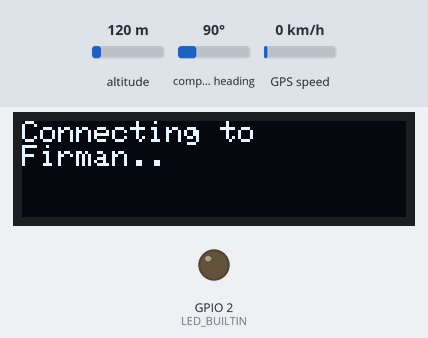
A sketch run on a simulated ESP32. Parts: 128×32 one-colour display, output pins drawn as LEDs (lit = HIGH). Inputs (shaded band) come from the test bench; at power-on: altitude 120 m, compass heading 90°, GPS speed 0 km/h. WiFi joins after 1.5 s; servers stay silent unless stated; network time is answered at once with the bench clock; the local clock reads 2024-03-15 10:24:30 at power-on unless the sketch sets it; random numbers use the default seed unless the sketch sets one; the GPS gets a fix after 3 s at 37.7749, -122.4194 with 8 satellites; what the sketch prints to the serial monitor is not drawn.

Above: at 1.2 s.
At 1.7 s:
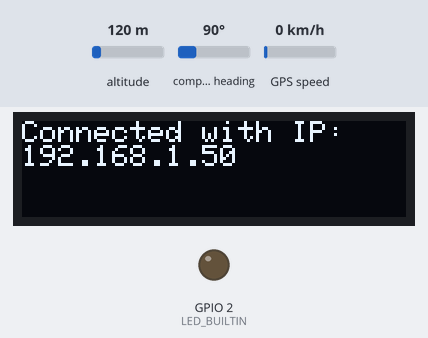
At 3.8 s:
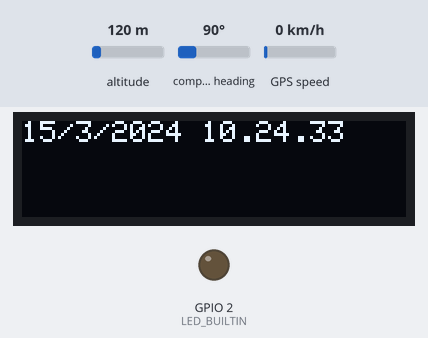
At 7.27 s:
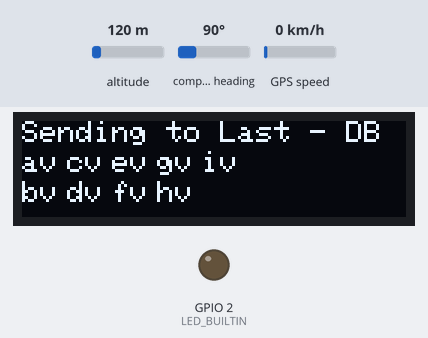
At 10.6 s:
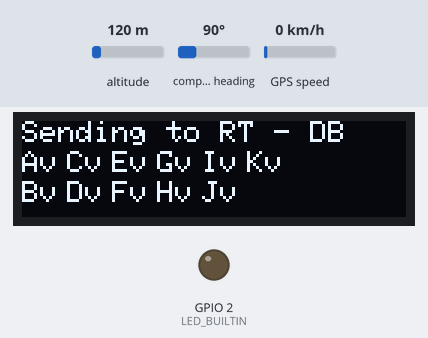
At 38.6 s:
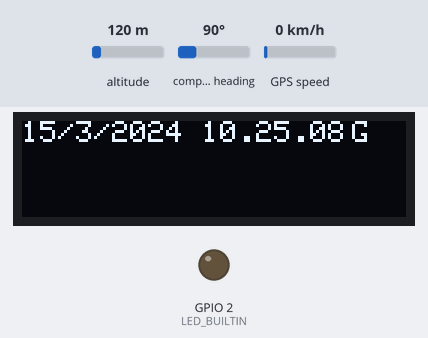

The sketch:

firebasev2.ino
```cpp
#include <Wire.h>
#include <Adafruit_GFX.h>
#include <Adafruit_SSD1306.h>
#define SCREEN_WIDTH 128 // OLED display width, in pixels
#define SCREEN_HEIGHT 32 // OLED display height, in pixels
#define OLED_RESET     4 // Reset pin # (or -1 if sharing Arduino reset pin)
Adafruit_SSD1306 display(SCREEN_WIDTH, SCREEN_HEIGHT, &Wire, OLED_RESET);
#include <RtcDS1307.h>
RtcDS1307<TwoWire> Rtc(Wire);
#if defined(ESP32)
#include <WiFi.h>
#include <FirebaseESP32.h>
#elif defined(ESP8266)
#include <ESP8266WiFi.h>
#include <FirebaseESP8266.h>
#endif
#include <NTPClient.h>
#include <WiFiUdp.h>
#include <TimeLib.h>
#define LED_BUILTIN 2
const long utcOffsetInSeconds = 25200;
WiFiUDP ntpUDP;
NTPClient timeClient(ntpUDP, "asia.pool.ntp.org", utcOffsetInSeconds);
#include <TinyGPS.h>
TinyGPS gps;


//=======WIFI CONFIG
//const char *ssid     = "Spektrum Teknologi";
//const char *password = "#2019gantisplas";
const char *ssid     = "Firman";
const char *password = "12344321";

//=======FIREBASE CONFIG
#include "addons/TokenHelper.h"
#include "addons/RTDBHelper.h"
#define API_KEY "AIzaSyAFOfvASHTz3jfe7kuXMlPH1joyq5dYjbw"
#define DATABASE_URL "https://sambigede-default-rtdb.asia-southeast1.firebasedatabase.app" //<databaseName>.firebaseio.com or <databaseName>.<region>.firebasedatabase.app
#define USER_EMAIL "id.maping@gmail.com"
#define USER_PASSWORD "firebase71217"
FirebaseData fbdo;
FirebaseAuth auth;
FirebaseConfig config;
unsigned long sendDataPrevMillis = 0;
unsigned long sendDataPrevMillis2 = 0;
unsigned long sendDataPrevMillis3 = 0;


//=======Used Variable
String shortMonth[12] = {"Jan", "Feb", "Mar", "Apr", "Mei", "Jun", "Jul", "Ags", "Sep", "Okt", "Nov", "Des"};
String longMonth[12] = {"Januari", "Februari", "Maret", "April", "Mei", "Juni", "Juli", "Agustus", "September", "Oktober", "November", "Desember"};
unsigned int time_second = 0;
unsigned int time_minute = 0;
unsigned int time_hour = 0;
unsigned int time_date = 0;
unsigned int time_month = 0;
unsigned int time_year = 0;
unsigned int long time_now = 0;
String Sdate = "";
String Stime = "";
int Sdo = 0;
int Sec = 0;
float Slat = 0;
float Slong = 0;
int Sorp = 0;
int Sph = 0;
int Stds = 0;
int Stemp = 0;
int Swc = 0;

void TimeRTC() {
  if (!Rtc.IsDateTimeValid())
  {
    if (Rtc.LastError() != 0)
    {
      Serial.print("RTC communications error = ");
      Serial.println(Rtc.LastError());
    }
    else
    {
      Serial.println("RTC lost confidence in the DateTime!");
    }
  }
  RtcDateTime now = Rtc.GetDateTime();
  time_second = now.Second();
  time_minute = now.Minute();
  time_hour = now.Hour();
  time_date = now.Day();
  time_month = now.Month();
  time_year = now.Year();
  time_now = now;
  Sdate = String(time_date) + "/" + String(time_month) + "/" + String(time_year);
  if (time_minute < 10) {
    Stime = String(time_hour) + ".0" + String(time_minute);
  }
  else {
    Stime = String(time_hour) + "." + String(time_minute);
  }

}

void TimeNTP() {
  timeClient.update();
  unsigned long epochTime = timeClient.getEpochTime();
  time_second = second(epochTime);
  time_minute = minute(epochTime);
  time_hour = hour(epochTime);
  time_date = day(epochTime);
  time_month = month(epochTime);
  time_year = year(epochTime);
  time_now = epochTime;
  Sdate = String(time_date) + "/" + String(time_month) + "/" + String(time_year);
  if (time_minute < 10) {
    Stime = String(time_hour) + ".0" + String(time_minute);
  }
  else {
    Stime = String(time_hour) + "." + String(time_minute);
  }
}

void TimeSerialPrint() {
  Serial.print(time_now); Serial.print(" | "); Serial.print(Sdate); Serial.print(" | "); Serial.println(Stime);
}

void TimeDisplay() {
  display.clearDisplay();
  display.setCursor(0, 0);
  display.print(Sdate); display.print(" "); display.print(Stime);
  if (time_second < 10) {
    display.print(".0");
    display.println(time_second);
  }
  else {
    display.print(".");
    display.println(time_second);
  }
  display.display();
}

void UpdateSensorRandom() {

  Sdo = random(20);
  Sec = random(20);
  Slat = -8.17941;
  Slong = 112.47524;
  Sorp = random(20);
  Sph = random(20);
  Stds = random(20);
  Stemp = random(20);
  Swc = random(20);
  //delay(1000);
  display.setCursor(120, 0); display.print("U"); display.display();
}

void UpdateSensor() {
  String c = Serial1.readStringUntil('\n');
  int addressC = c.indexOf('C');
  int addressD = c.indexOf('D');
  int addressG = c.indexOf('G');
  int addressH = c.indexOf('H');
  int addressI = c.indexOf('I');
  int addressJ = c.indexOf('J');
  int addressK = c.indexOf('K');
  int addressEnd = c.indexOf(';');
  Sdo = c.substring(addressC + 1, addressD).toInt();
  Sec = c.substring(addressD + 1, addressG).toInt();
  Sorp = c.substring(addressG + 1, addressH).toInt();
  Sph = c.substring(addressH + 1, addressI).toInt();
  Stds = c.substring(addressI + 1, addressJ).toInt();
  Stemp = c.substring(addressJ + 1, addressK).toInt();
  Swc = c.substring(addressK + 1, addressEnd).toInt();
  display.setCursor(120, 0); display.print("U"); display.display();

}


void PrintSensor() {
  Serial.print(Sdo); Serial.print(",");
  Serial.print(Sec); Serial.print(",");
  Serial.print(Sorp); Serial.print(",");
  Serial.print(Sph); Serial.print(",");
  Serial.print(Stds); Serial.print(",");
  Serial.print(Stemp); Serial.print(",");
  Serial.print(Swc); Serial.println("");
}

void UpdateLastDatabase() {
  Serial.println("Last Data Update !!!");
  //display.setCursor(120, 0);display.print("U");
  display.setCursor(0, 10); display.print("a");  Firebase.setString(fbdo, "/last-data/kapal-1/date", Sdate) ? display.print("v") : display.print("x"); delay(100); display.display();
  display.setCursor(0, 20); display.print("b");  Firebase.setString(fbdo, "/last-data/kapal-1/time", Stime) ? display.print("v") : display.print("x"); delay(100); display.display();
  display.setCursor(15, 10); display.print("c"); Firebase.setInt(fbdo,   "/last-data/kapal-1/do",   Sdo)   ? display.print("v") : display.print("x"); delay(100); display.display();
  display.setCursor(15, 20); display.print("d"); Firebase.setInt(fbdo,   "/last-data/kapal-1/ec",   Sec)   ? display.print("v") : display.print("x"); delay(100); display.display();
  display.setCursor(30, 10); display.print("e"); Firebase.setInt(fbdo,   "/last-data/kapal-1/lat",  Slat)  ? display.print("v") : display.print("x"); delay(100); display.display();
  display.setCursor(30, 20); display.print("f"); Firebase.setInt(fbdo,   "/last-data/kapal-1/long", Slong) ? display.print("v") : display.print("x"); delay(100); display.display();
  display.setCursor(45, 10); display.print("g"); Firebase.setInt(fbdo,   "/last-data/kapal-1/orp",  Sorp)  ? display.print("v") : display.print("x"); delay(100); display.display();
  display.setCursor(45, 20); display.print("h"); Firebase.setInt(fbdo,   "/last-data/kapal-1/ph",   Sph)   ? display.print("v") : display.print("x"); delay(100); display.display();
  display.setCursor(60, 10); display.print("i"); Firebase.setInt(fbdo,   "/last-data/kapal-1/tds",  Stds)  ? display.print("v") : display.print("x"); delay(100); display.display();
  display.setCursor(60, 20); display.print("j"); Firebase.setInt(fbdo,   "/last-data/kapal-1/temp", Stemp) ? display.print("v") : display.print("x"); delay(100); display.display();
  display.setCursor(75, 10); display.print("k"); Firebase.setInt(fbdo,   "/last-data/kapal-1/wc",   Swc)   ? display.print("v") : display.print("x"); delay(100); display.display();
}

void UpdateRealtimeDatabase() {
  Serial.println("RTDB Update !!!");
  String ref = "/dbrt/kapal-1/" + String(time_year) + "/" + String(time_month) + "/" + String(time_date) + "/" + String(time_now) + "/" + "date";
  display.setCursor(0, 10); display.print("A"); Firebase.setString(fbdo, ref, Sdate) ? display.print("v") : display.print("x"); delay(100); display.display();

  ref = "/dbrt/kapal-1/" + String(time_year) + "/" + String(time_month) + "/" + String(time_date) + "/" + String(time_now) + "/" + "time";
  display.setCursor(0, 20); display.print("B"); Firebase.setString(fbdo, ref, Stime) ? display.print("v") : display.print("x"); delay(100); display.display();

  ref = "/dbrt/kapal-1/" + String(time_year) + "/" + String(time_month) + "/" + String(time_date) + "/" + String(time_now) + "/" + "do";
  display.setCursor(15, 10); display.print("C"); Firebase.setInt(fbdo, ref, Sdo) ? display.print("v") : display.print("x"); delay(100); display.display();

  ref = "/dbrt/kapal-1/" + String(time_year) + "/" + String(time_month) + "/" + String(time_date) + "/" + String(time_now) + "/" + "ec";
  display.setCursor(15, 20); display.print("D"); Firebase.setInt(fbdo, ref, Sec) ? display.print("v") : display.print("x"); delay(100); display.display();

  ref = "/dbrt/kapal-1/" + String(time_year) + "/" + String(time_month) + "/" + String(time_date) + "/" + String(time_now) + "/" + "lat";
  display.setCursor(30, 10); display.print("E"); Firebase.setFloat(fbdo, ref, Slat) ? display.print("v") : display.print("x"); delay(100); display.display();

  ref = "/dbrt/kapal-1/" + String(time_year) + "/" + String(time_month) + "/" + String(time_date) + "/" + String(time_now) + "/" + "long";
  display.setCursor(30, 20); display.print("F"); Firebase.setFloat(fbdo, ref, Slong) ? display.print("v") : display.print("x"); delay(100); display.display();

  ref = "/dbrt/kapal-1/" + String(time_year) + "/" + String(time_month) + "/" + String(time_date) + "/" + String(time_now) + "/" + "orp";
  display.setCursor(45, 10); display.print("G"); Firebase.setInt(fbdo, ref, Sorp) ? display.print("v") : display.print("x"); delay(100); display.display();

  ref = "/dbrt/kapal-1/" + String(time_year) + "/" + String(time_month) + "/" + String(time_date) + "/" + String(time_now) + "/" + "ph";
  display.setCursor(45, 20); display.print("H"); Firebase.setInt(fbdo, ref, Sph) ? display.print("v") : display.print("x"); delay(100); display.display();

  ref = "/dbrt/kapal-1/" + String(time_year) + "/" + String(time_month) + "/" + String(time_date) + "/" + String(time_now) + "/" + "tds";
  display.setCursor(60, 10); display.print("I"); Firebase.setInt(fbdo, ref, Stds) ? display.print("v") : display.print("x"); delay(100); display.display();

  ref = "/dbrt/kapal-1/" + String(time_year) + "/" + String(time_month) + "/" + String(time_date) + "/" + String(time_now) + "/" + "temp";
  display.setCursor(60, 20); display.print("J"); Firebase.setInt(fbdo, ref, Stemp) ? display.print("v") : display.print("x"); delay(100); display.display();

  ref = "/dbrt/kapal-1/" + String(time_year) + "/" + String(time_month) + "/" + String(time_date) + "/" + String(time_now) + "/" + "wc";
  display.setCursor(75, 10); display.print("K"); Firebase.setInt(fbdo, ref, Swc) ? display.print("v") : display.print("x"); delay(100); display.display();
}

void setup() {
  pinMode(LED_BUILTIN, HIGH);
  Serial.begin(115200);
  Serial1.begin(115200);
  Serial2.begin(9600);
  if (!display.begin(SSD1306_SWITCHCAPVCC, 0x3C)) { // Address 0x3C for 128x32
    Serial.println(F("SSD1306 allocation failed"));
    for (;;); // Don't proceed, loop forever
  }
  display.setTextColor(SSD1306_WHITE);
  display.clearDisplay();
  display.display();
  delay(100);

  //======WIFI INIT
  display.setCursor(0, 0);
  display.println("Connecting to ");
  display.print(ssid);
  WiFi.begin(ssid, password);
  while (WiFi.status() != WL_CONNECTED) {
    delay(500);
    display.print(".");
    display.display();
  }
  display.clearDisplay();
  display.setCursor(0, 0);
  display.println("Connected with IP: ");
  display.println(WiFi.localIP());
  display.display();
  delay(2000);

  //=======NTP INIT
  timeClient.begin();

  //=======FIREBASE INIT
  Serial.printf("Firebase Client v%s\n\n", FIREBASE_CLIENT_VERSION);
  config.api_key = API_KEY;
  auth.user.email = USER_EMAIL;
  auth.user.password = USER_PASSWORD;
  config.database_url = DATABASE_URL;
  config.token_status_callback = tokenStatusCallback; //see addons/TokenHelper.h
  Firebase.begin(&config, &auth);
  Firebase.reconnectWiFi(true);
  Firebase.setDoubleDigits(6);

  //=======NTP INIT
  timeClient.begin();

  /*//=======RTC INIT
    Rtc.Begin();
    RtcDateTime compiled = RtcDateTime(__DATE__, __TIME__);
    printDateTime(compiled);
    Serial.println();
    if (!Rtc.IsDateTimeValid())
    {
    if (Rtc.LastError() != 0)
    {
      // we have a communications error
      // see https://www.arduino.cc/en/Reference/WireEndTransmission for
      // what the number means
      Serial.print("RTC communications error = ");
      Serial.println(Rtc.LastError());
    }
    else
    {
      // Common Causes:
      //    1) first time you ran and the device wasn't running yet
      //    2) the battery on the device is low or even missing
      Serial.println("RTC lost confidence in the DateTime!");
      // following line sets the RTC to the date & time this sketch was compiled
      // it will also reset the valid flag internally unless the Rtc device is
      // having an issue
      Rtc.SetDateTime(compiled);
    }
    }

    if (!Rtc.GetIsRunning())
    {
    Serial.println("RTC was not actively running, starting now");
    Rtc.SetIsRunning(true);
    }
    RtcDateTime now = Rtc.GetDateTime();
    if (now < compiled)
    {
    Serial.println("RTC is older than compile time!  (Updating DateTime)");
    Rtc.SetDateTime(compiled);
    }
    else if (now > compiled)
    {
    Serial.println("RTC is newer than compile time. (this is expected)");
    }
    else if (now == compiled)
    {
    Serial.println("RTC is the same as compile time! (not expected but all is fine)");
    }
    // never assume the Rtc was last configured by you, so
    // just clear them to your needed state
    Rtc.SetSquareWavePin(DS1307SquareWaveOut_Low);
  */
}

void loop() {
  //TimeRTC();

  TimeNTP();
  TimeDisplay();
  //TimeSerialPrint();

  if (Serial1.available() > 0) {
    UpdateSensor();
    //PrintSensor();
  }

  if ((millis() - sendDataPrevMillis3 > 1000 * 1 || sendDataPrevMillis3 == 0)) {
    sendDataPrevMillis3 = millis();
    bool newData = false;
    unsigned long chars;
    unsigned short sentences, failed;
    while (Serial2.available())
    {
      char c = Serial2.read();
      // Serial.write(c); // uncomment this line if you want to see the GPS data flowing
      if (gps.encode(c)) // Did a new valid sentence come in?
        newData = true;
    }
    if (newData)
    {
      float flat, flon;
      unsigned long age;
      gps.f_get_position(&flat, &flon, &age);
      Serial.print("LAT=");
      Serial.print(flat == TinyGPS::GPS_INVALID_F_ANGLE ? 0.0 : flat, 6);
      Serial.print(" LON=");
      Serial.print(flon == TinyGPS::GPS_INVALID_F_ANGLE ? 0.0 : flon, 6);
      Serial.print(" SAT=");
      Serial.print(gps.satellites() == TinyGPS::GPS_INVALID_SATELLITES ? 0 : gps.satellites());
      Serial.print(" PREC=");
      Serial.print(gps.hdop() == TinyGPS::GPS_INVALID_HDOP ? 0 : gps.hdop());
      display.setCursor(110, 0); display.print("G"); display.display();
      Slat = flat; Slong = flon;
    }
    gps.stats(&chars, &sentences, &failed);
    Serial.print(" CHARS=");
    Serial.print(chars);
    Serial.print(" SENTENCES=");
    Serial.print(sentences);
    Serial.print(" CSUM ERR=");
    Serial.println(failed);
    if (chars == 0)
      Serial.println("** No character");
  }

  if (Firebase.ready() && (millis() - sendDataPrevMillis > 60000 * 5 || sendDataPrevMillis == 0)){
  //if (Firebase.ready() && (millis() - sendDataPrevMillis > 3000 || sendDataPrevMillis == 0)){
    display.clearDisplay();
    sendDataPrevMillis = millis();
    display.setCursor(0, 0); display.print("Sending to Last - DB"); UpdateLastDatabase(); display.clearDisplay();
    display.setCursor(0, 0); display.print("Sending to RT - DB"); UpdateRealtimeDatabase(); display.clearDisplay();
  }

  delay(500);

}


#define countof(a) (sizeof(a) / sizeof(a[0]))
void printDateTime(const RtcDateTime& dt)
{
  char datestring[20];
  snprintf_P(datestring,
             countof(datestring),
             PSTR(" % 02u / % 02u / % 04u % 02u: % 02u: % 02u"),
             dt.Month(),
             dt.Day(),
             dt.Year(),
             dt.Hour(),
             dt.Minute(),
             dt.Second() );
  //Serial.println(datestring);
  display.clearDisplay();
  display.setCursor(0, 0);
  display.println(datestring);
}
```

Measured:
- what the display in image 1 shows lasts 2.0 s, from 1.7 s to 3.7 s
- what the display in image 2 shows lasts 1.1 s, from 3.7 s to 4.8 s
- what the display in image 4 shows lasts 0.5 s, from 10.6 s to 11.1 s
